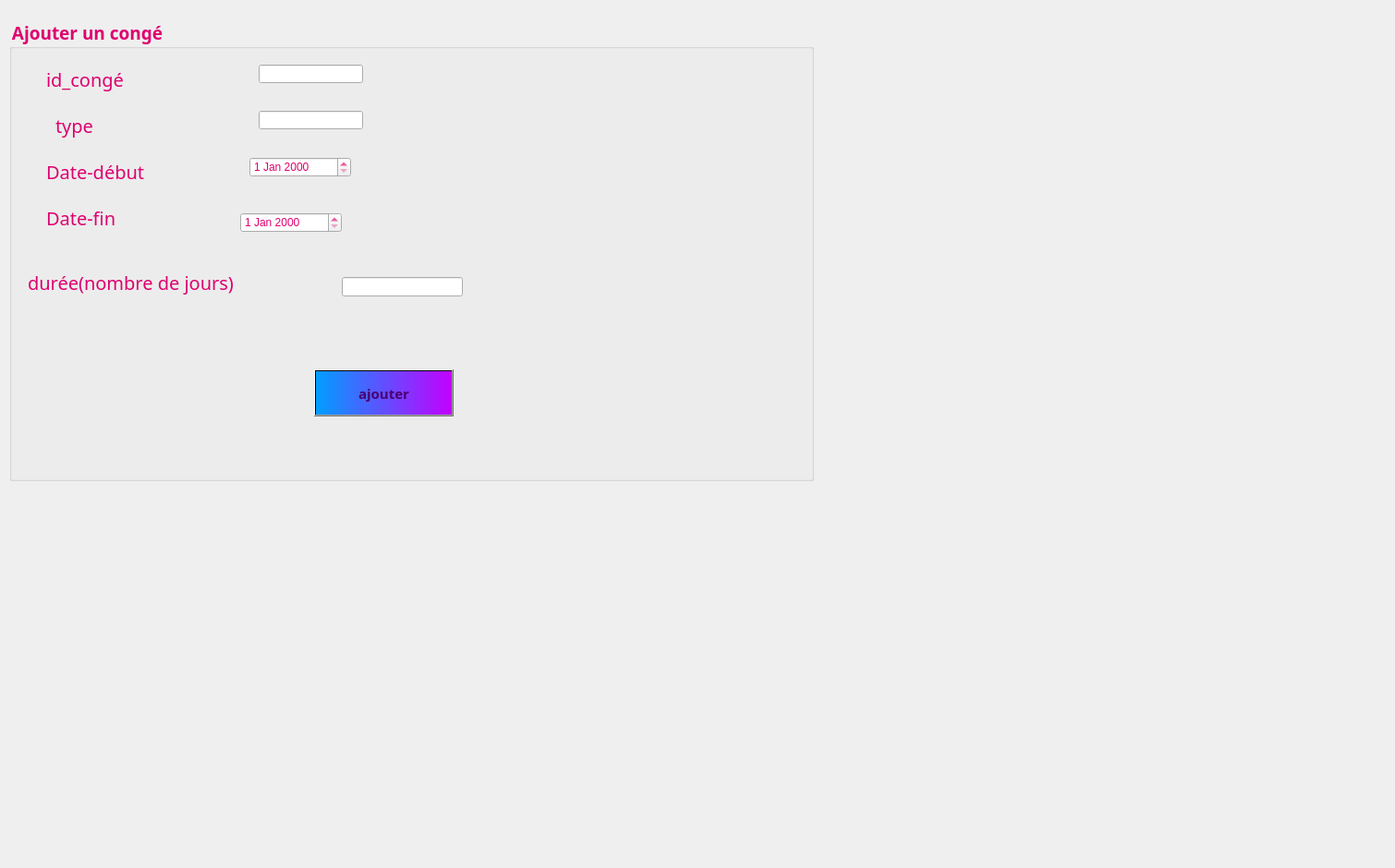
     <widget class="QWidget" name="ajoutercong">
      <attribute name="title">
       <string>Ajouter</string>
      </attribute>
      <widget class="QGroupBox" name="ajouteruncong">
       <property name="geometry">
        <rect>
         <x>10</x>
         <y>20</y>
         <width>871</width>
         <height>501</height>
        </rect>
       </property>
       <property name="font">
        <font>
         <family>Lucida Calligraphy</family>
         <pointsize>14</pointsize>
         <weight>75</weight>
         <bold>true</bold>
        </font>
       </property>
       <property name="styleSheet">
        <string notr="true">color: rgb(222, 0, 111);
</string>
       </property>
       <property name="title">
        <string>Ajouter un congé</string>
       </property>
       <property name="flat">
        <bool>false</bool>
       </property>
       <property name="checkable">
        <bool>false</bool>
       </property>
       <widget class="QLabel" name="label_duree">
        <property name="geometry">
         <rect>
          <x>20</x>
          <y>260</y>
          <width>321</width>
          <height>51</height>
         </rect>
        </property>
        <property name="font">
         <font>
          <family>Lucida Calligraphy</family>
          <pointsize>15</pointsize>
         </font>
        </property>
        <property name="text">
         <string>durée(nombre de jours)</string>
        </property>
       </widget>
       <widget class="QLabel" name="label_id">
        <property name="geometry">
         <rect>
          <x>40</x>
          <y>50</y>
          <width>171</width>
          <height>31</height>
         </rect>
        </property>
        <property name="font">
         <font>
          <family>Lucida Calligraphy</family>
          <pointsize>15</pointsize>
         </font>
        </property>
        <property name="text">
         <string>id_congé</string>
        </property>
       </widget>
       <widget class="QLabel" name="label_datedeb">
        <property name="geometry">
         <rect>
          <x>40</x>
          <y>150</y>
          <width>171</width>
          <height>31</height>
         </rect>
        </property>
        <property name="font">
         <font>
          <family>Lucida Calligraphy</family>
          <pointsize>15</pointsize>
         </font>
        </property>
        <property name="text">
         <string>Date-début</string>
        </property>
       </widget>
       <widget class="QLabel" name="label_type">
        <property name="geometry">
         <rect>
          <x>50</x>
          <y>100</y>
          <width>171</width>
          <height>31</height>
         </rect>
        </property>
        <property name="font">
         <font>
          <family>Lucida Calligraphy</family>
          <pointsize>15</pointsize>
         </font>
        </property>
        <property name="text">
         <string>type</string>
        </property>
       </widget>
       <widget class="QLabel" name="label_datefin">
        <property name="geometry">
         <rect>
          <x>40</x>
          <y>200</y>
          <width>171</width>
          <height>31</height>
         </rect>
        </property>
        <property name="font">
         <font>
          <family>Lucida Calligraphy</family>
          <pointsize>15</pointsize>
         </font>
        </property>
        <property name="text">
         <string>Date-fin</string>
        </property>
       </widget>
       <widget class="QPushButton" name="pushButton_ajouterconges">
        <property name="geometry">
         <rect>
          <x>330</x>
          <y>380</y>
          <width>151</width>
          <height>51</height>
         </rect>
        </property>
        <property name="font">
         <font>
          <family>Lucida Calligraphy</family>
          <pointsize>11</pointsize>
          <weight>75</weight>
          <bold>true</bold>
         </font>
        </property>
        <property name="styleSheet">
         <string notr="true">background-color: qlineargradient(spread:pad, x1:0, y1:0, x2:1, y2:0, stop:0 rgba(0, 158, 255, 255), stop:1 rgba(195, 0, 255, 255));
color: rgb(74, 0, 111);</string>
        </property>
        <property name="text">
         <string>ajouter</string>
        </property>
       </widget>
       <widget class="QLineEdit" name="idc">
        <property name="geometry">
         <rect>
          <x>270</x>
          <y>50</y>
          <width>113</width>
          <height>20</height>
         </rect>
        </property>
       </widget>
       <widget class="QLineEdit" name="type">
        <property name="geometry">
         <rect>
          <x>270</x>
          <y>100</y>
          <width>113</width>
          <height>20</height>
         </rect>
        </property>
       </widget>
       <widget class="QLineEdit" name="duree">
        <property name="geometry">
         <rect>
          <x>360</x>
          <y>280</y>
          <width>131</width>
          <height>21</height>
         </rect>
        </property>
       </widget>
       <widget class="QDateEdit" name="datedeb">
        <property name="geometry">
         <rect>
          <x>260</x>
          <y>150</y>
          <width>110</width>
          <height>22</height>
         </rect>
        </property>
       </widget>
       <widget class="QDateEdit" name="datefin">
        <property name="geometry">
         <rect>
          <x>250</x>
          <y>210</y>
          <width>110</width>
          <height>22</height>
         </rect>
        </property>
       </widget>
      </widget>
      <widget class="QLabel" name="label_photo_16">
       <property name="geometry">
        <rect>
         <x>-80</x>
         <y>-20</y>
         <width>1501</width>
         <height>931</height>
        </rect>
       </property>
       <property name="text">
        <string/>
       </property>
       <property name="pixmap">
        <pixmap>../imagesQT/mailingback.jpg</pixmap>
       </property>
      </widget>
      <zorder>label_photo_16</zorder>
      <zorder>ajouteruncong</zorder>
     </widget>
